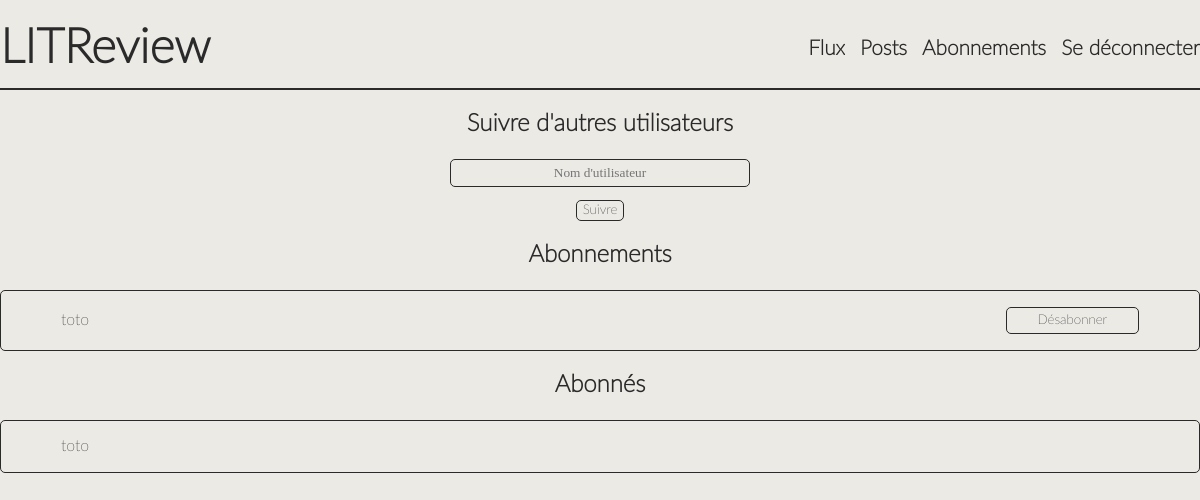
The page /subscriptions/ (signed in) on the database as committed earlier.
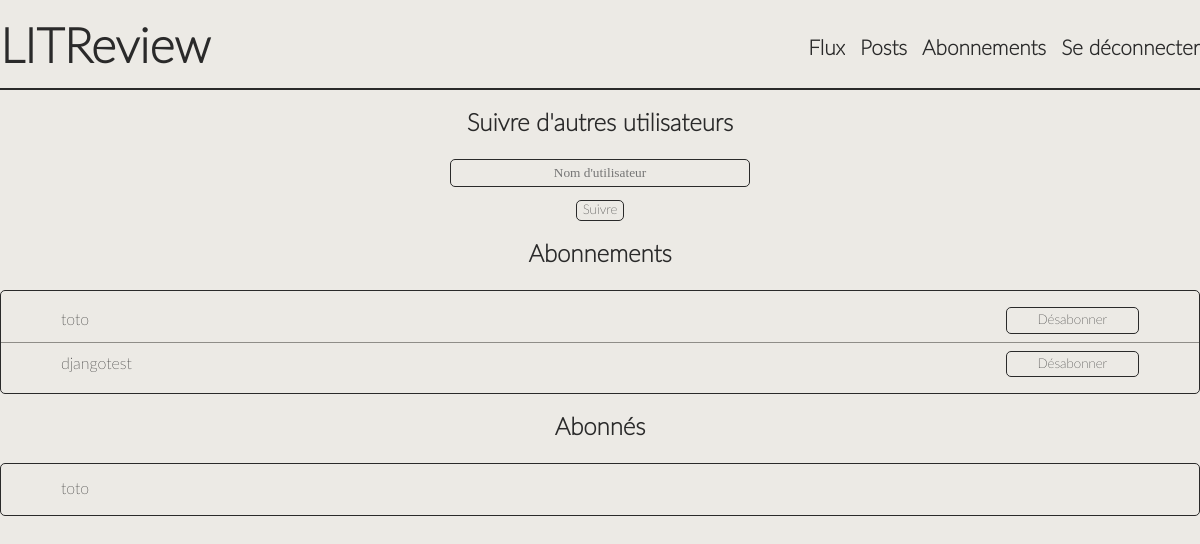
The same page on the database as committed later.
### subscriptions/models.py (models this page shows, shortened)
class UserFollows(models.Model):
    user = models.ForeignKey(
        User,
        on_delete=models.CASCADE,
        related_name='following'
    )
    followed_user = models.ForeignKey(
        User,
        on_delete=models.CASCADE,
        related_name='followed_by'
    )
    class Meta:
        unique_together = ('user', 'followed_user', )

### subscriptions/views.py (the view, shortened to what this page needs)
class SubscriptionsPage(View):
    template_name = 'subscriptions/subscriptions.html'
    form_class = SubscriptionsForm
    def get(self, request):
        form = self.form_class()
        current_user = request.user
        subscriptions, subscribers = [], []
        for sub in UserFollows.objects.all():
            if sub.user == current_user:
                subscriptions.append(sub)
            if sub.followed_user == current_user:
                subscribers.append(sub.user)
        return render(
            request,
            self.template_name,
            {
                'form': form,
                'current_user': current_user,
                'subscriptions': subscriptions,
                'subscribers': subscribers
            }
        )

### subscriptions/forms.py
class SubscriptionsForm(forms.Form):
    username = forms.CharField(
        max_length=63,
        label=False,
        widget=forms.TextInput(
            attrs={
                'class': 'subscriptions-textbox',
                'placeholder': "Nom d'utilisateur"
            }
        )
    )

### subscriptions/templates/subscriptions/subscriptions.html (shortened to what this page needs)
{% extends "base.html" %}
{% block content %}
    <section>
        <h2>Suivre d'autres utilisateurs</h2>
        <form method="POST">
            <div class="subscriptions-adduser">
                {{ form }}
                <input class='btn' type="submit" value="Suivre">
            </div>
        </form>
    </section>
    <section>
        <h2>Abonnements</h2>
        <div class="border-box">
            <ul>
                {% for sub in subscriptions %}
                    {% if not forloop.first %}
                        <hr>
                    {% endif %}
                    <li class="subscriptions subscriptions-list">
                        {{ sub.followed_user }}
                        <a href="{% url 'delete_subscription' sub.id %}"><button class='btn create-review-btn' type='button'>Désabonner</button></a>
                    </li>
                {% empty %}
                    <p class="subscriptions subscriptions-list">Aucun abonnement</p>
                {% endfor %}
            </ul>
        </div>
    </section>
    <section>
        <h2>Abonnés</h2>
        <div class="border-box">
        <ul>
            {% for user in subscribers %}
                <li class="subscriptions subscriptions-list">{{ user }}</li>
            {% empty %}
                <p class="subscriptions subscriptions-list">Aucun abonné</p>
            {% endfor %}
        </ul>
        </div>
    </section>
{% endblock %}

### litreview/templates/base.html (shortened to what this page needs)
{% load static %}
<!DOCTYPE html>
<html lang="fr">
    <head>
        <link rel="stylesheet" href="{% static 'css/style.css' %}" type="text/css" media="all">
    </head>
    <body>
        <header>
            <h1 class='logo'><a class='logo__link' href="/">LITReview</a></h1>
            {% if user.is_authenticated %}
            <nav class='menu'>
                <ul class='menu__list'>
                    <li><a class='menu__link' href="/">Flux</a></li>
                    <li><a class='menu__link' href="{% url 'posts' %}">Posts</a></li>
                    <li><a class='menu__link' href="{% url 'subscriptions' %}">Abonnements</a></li>
                    <li><a class='menu__link' href="{% url 'logout'%}">Se déconnecter</a></li>
                </ul>
            </nav>
            {% endif %}
        </header>
        <main>
            {% block content %}{% endblock %}
        </main>
    </body>
</html>

### litreview/static/css/style.css (style rules this page uses)
* { font-family: 'LatoWebThin'; color: #2a2a2a; background-color: #eceae5; }
body { max-width: 1200px; margin-left: auto; margin-right: auto; }
hr { height: 1px; border: none; background: #8f8d88; }
h2 { text-align: center; }
button, input, .textbox, .border-box { border: 1px solid; border-radius: 5px; }
ul { padding: 0 }
header { display: flex; justify-content: space-between; border-bottom: 2px solid; border-color: #2a2a2a; margin-bottom: 20px; align-items: center; height: 5em; }
.logo { font-size: 3em; font-family: 'LatoWeb'; font-weight: bold; }
.logo__link, .logo__link:visited { color: #2a2a2a; text-decoration: none; }
.menu__list { display: flex; list-style-type: none; }
.menu__link, .menu__link:visited { padding-left: 15px; text-decoration: none; font-weight: bold; font-size: 1.3em; }
.create-review-btn { height: 2em; width: 10em; margin-left: 2em; }
.subscriptions { display: flex; justify-content: space-between; align-items: center; }
.subscriptions-adduser { display: flex; flex-direction: column; justify-content: space-between; align-items: center; }
.subscriptions-list { display: flex; width: 90%; margin-left: auto; margin-right: auto; }
.subscriptions-textbox { width: 22em; height: 1.8em; font-family: Lato-Bold; text-align: center; margin-bottom: 1em; }

Rows that differ between the two databases and show on the page:
added UserFollows: followed_user "djangotest"
